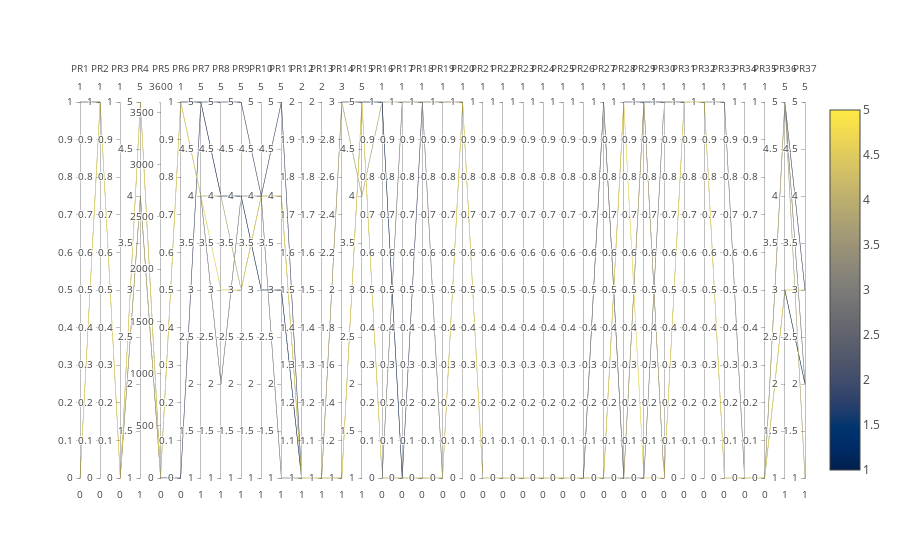
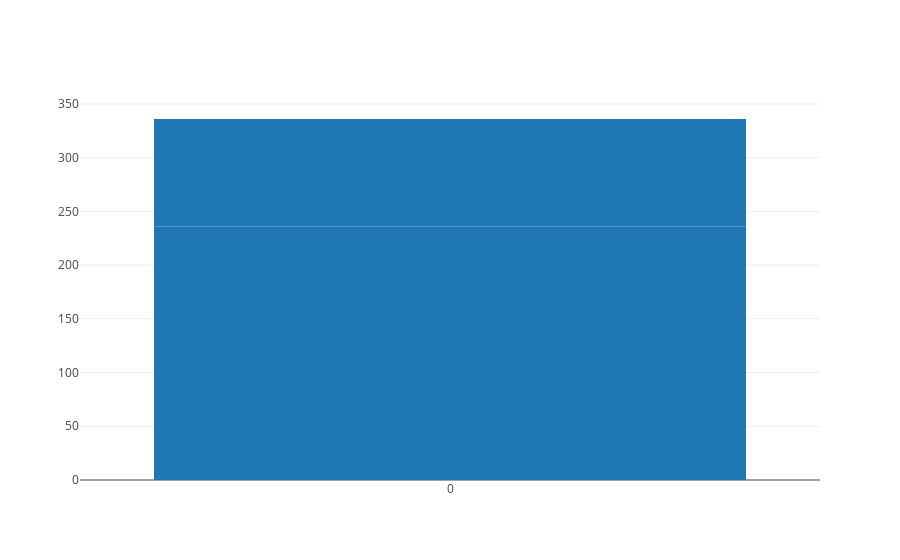
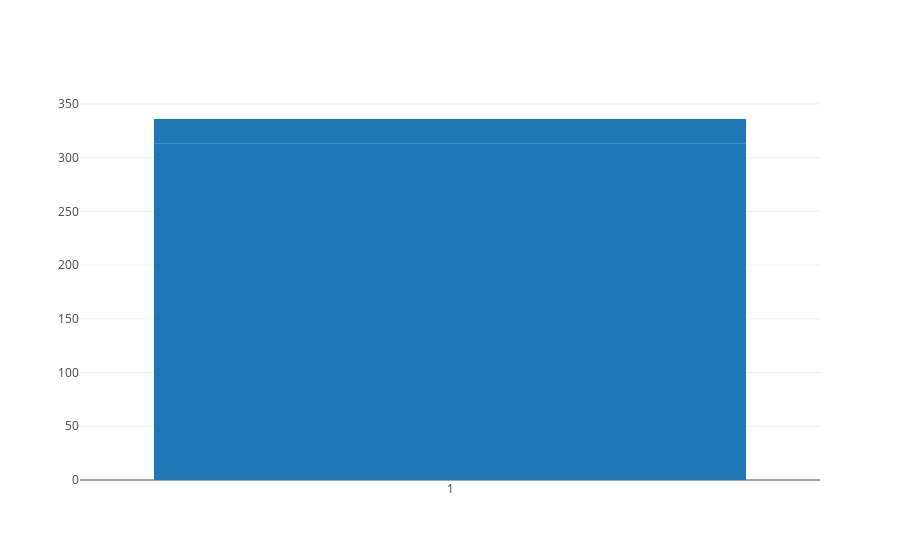
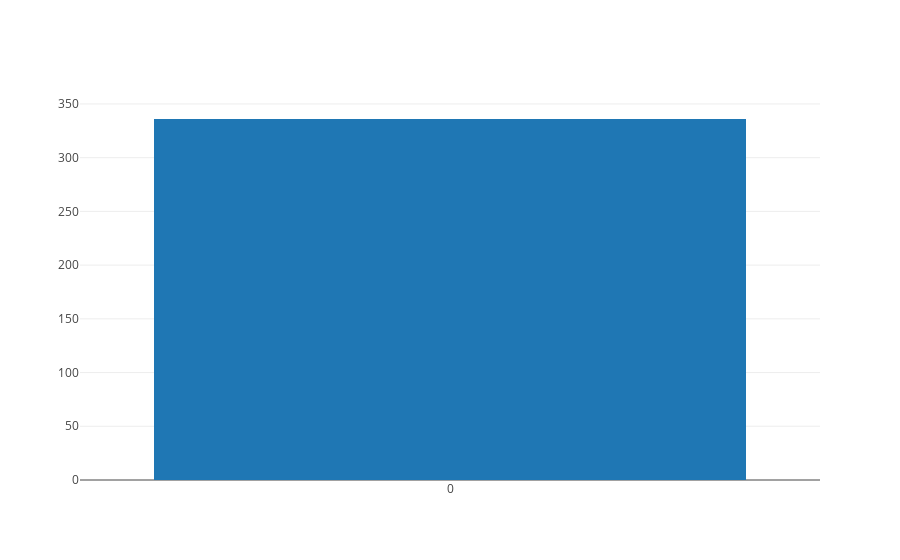

The notebook cell these images were saved under, in order:
### Code cell
visualize_prosume_clusters_esp(dataframe_with_clusters_esp)

### Figure 1 — Plotly figure (JSON) as saved in the notebook; plotly's stock layout.template omitted (floating-point values rounded to 4 significant figures; data arrays with more than 128 entries replaced by an {"elided": "..."} marker saying what was removed)
{"data": [{"dimensions": [{"label": "PR1", "range": [0, 1], "values": {"elided": "767 int values"}}, {"label": "PR2", "range": [0, 1], "values": {"elided": "767 int values"}}, {"label": "PR3", "range": [0, 1], "values": {"elided": "767 int values"}}, {"label": "PR4", "range": [1, 5], "values": {"elided": "767 int values"}}, {"label": "PR5", "range": [0, 3600], "values": {"elided": "767 float values"}}, {"label": "PR6", "range": [0, 1], "values": {"elided": "767 int values"}}, {"label": "PR7", "range": [1, 5], "values": {"elided": "767 int values"}}, {"label": "PR8", "range": [1, 5], "values": {"elided": "767 int values"}}, {"label": "PR9", "range": [1, 5], "values": {"elided": "767 int values"}}, {"label": "PR10", "range": [1, 5], "values": {"elided": "767 int values"}}, {"label": "PR11", "range": [1, 5], "values": {"elided": "767 int values"}}, {"label": "PR12", "range": [1, 2], "values": {"elided": "767 int values"}}, {"label": "PR13", "range": [1, 2], "values": {"elided": "767 int values"}}, {"label": "PR14", "range": [1, 3], "values": {"elided": "767 int values"}}, {"label": "PR15", "range": [1, 5], "values": {"elided": "767 int values"}}, {"label": "PR16", "range": [0, 1], "values": {"elided": "767 int values"}}, {"label": "PR17", "range": [0, 1], "values": {"elided": "767 int values"}}, {"label": "PR18", "range": [0, 1], "values": {"elided": "767 int values"}}, {"label": "PR19", "range": [0, 1], "values": {"elided": "767 int values"}}, {"label": "PR20", "range": [0, 1], "values": {"elided": "767 int values"}}, {"label": "PR21", "range": [0, 1], "values": {"elided": "767 int values"}}, {"label": "PR22", "range": [0, 1], "values": {"elided": "767 int values"}}, {"label": "PR23", "range": [0, 1], "values": {"elided": "767 int values"}}, {"label": "PR24", "range": [0, 1], "values": {"elided": "767 int values"}}, {"label": "PR25", "range": [0, 1], "values": {"elided": "767 int values"}}, {"label": "PR26", "range": [0, 1], "values": {"elided": "767 int values"}}, {"label": "PR27", "range": [0, 1], "values": {"elided": "767 int values"}}, {"label": "PR28", "range": [0, 1], "values": {"elided": "767 int values"}}, {"label": "PR29", "range": [0, 1], "values": {"elided": "767 int values"}}, {"label": "PR30", "range": [0, 1], "values": {"elided": "767 int values"}}, {"label": "PR31", "range": [0, 1], "values": {"elided": "767 int values"}}, {"label": "PR32", "range": [0, 1], "values": {"elided": "767 int values"}}, {"label": "PR33", "range": [0, 1], "values": {"elided": "767 int values"}}, {"label": "PR34", "range": [0, 1], "values": {"elided": "767 int values"}}, {"label": "PR35", "range": [0, 1], "values": {"elided": "767 int values"}}, {"label": "PR36", "range": [1, 5], "values": {"elided": "767 int values"}}, {"label": "PR37", "range": [1, 5], "values": {"elided": "767 int values"}}], "line": {"cmax": 5, "cmin": 1, "color": [5, 2, 4, 3, 1], "colorscale": "Cividis", "reversescale": false, "showscale": true}, "showlegend": true, "type": "parcoords", "uid": "6ea7bfdb-e1fd-44e8-b42b-ce5aba8a7313"}], "layout": {}}

### Figure 2 — Plotly figure (JSON) as saved in the notebook; plotly's stock layout.template omitted (floating-point values rounded to 4 significant figures; data arrays with more than 128 entries replaced by an {"elided": "..."} marker saying what was removed)
{"data": [{"type": "bar", "uid": "f1fd3336-a6a3-4f7f-b140-3c7c416bda57", "x": {"elided": "336 int values"}, "y": [236, 100]}], "layout": {}}

### Figure 3 — Plotly figure (JSON) as saved in the notebook; plotly's stock layout.template omitted (floating-point values rounded to 4 significant figures; data arrays with more than 128 entries replaced by an {"elided": "..."} marker saying what was removed)
{"data": [{"type": "bar", "uid": "9b04bb2f-02c2-4cfd-b994-25928749ccbb", "x": {"elided": "336 int values"}, "y": [313, 23]}], "layout": {}}

### Figure 4 — Plotly figure (JSON) as saved in the notebook; plotly's stock layout.template omitted (floating-point values rounded to 4 significant figures; data arrays with more than 128 entries replaced by an {"elided": "..."} marker saying what was removed)
{"data": [{"type": "bar", "uid": "52d34694-2109-41c5-890f-9d6706c5dcfe", "x": {"elided": "336 int values"}, "y": [308, 28]}], "layout": {}}
